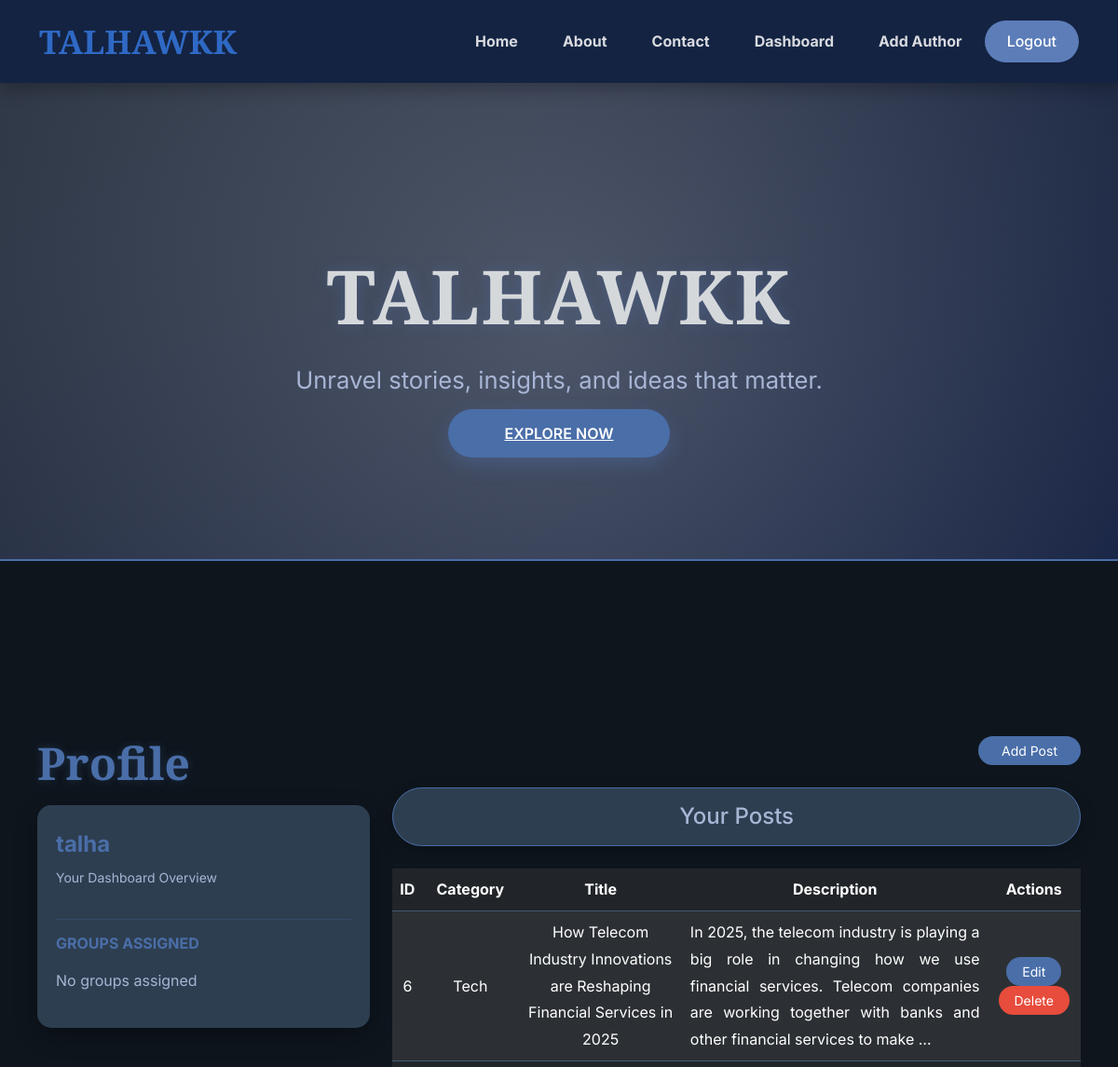
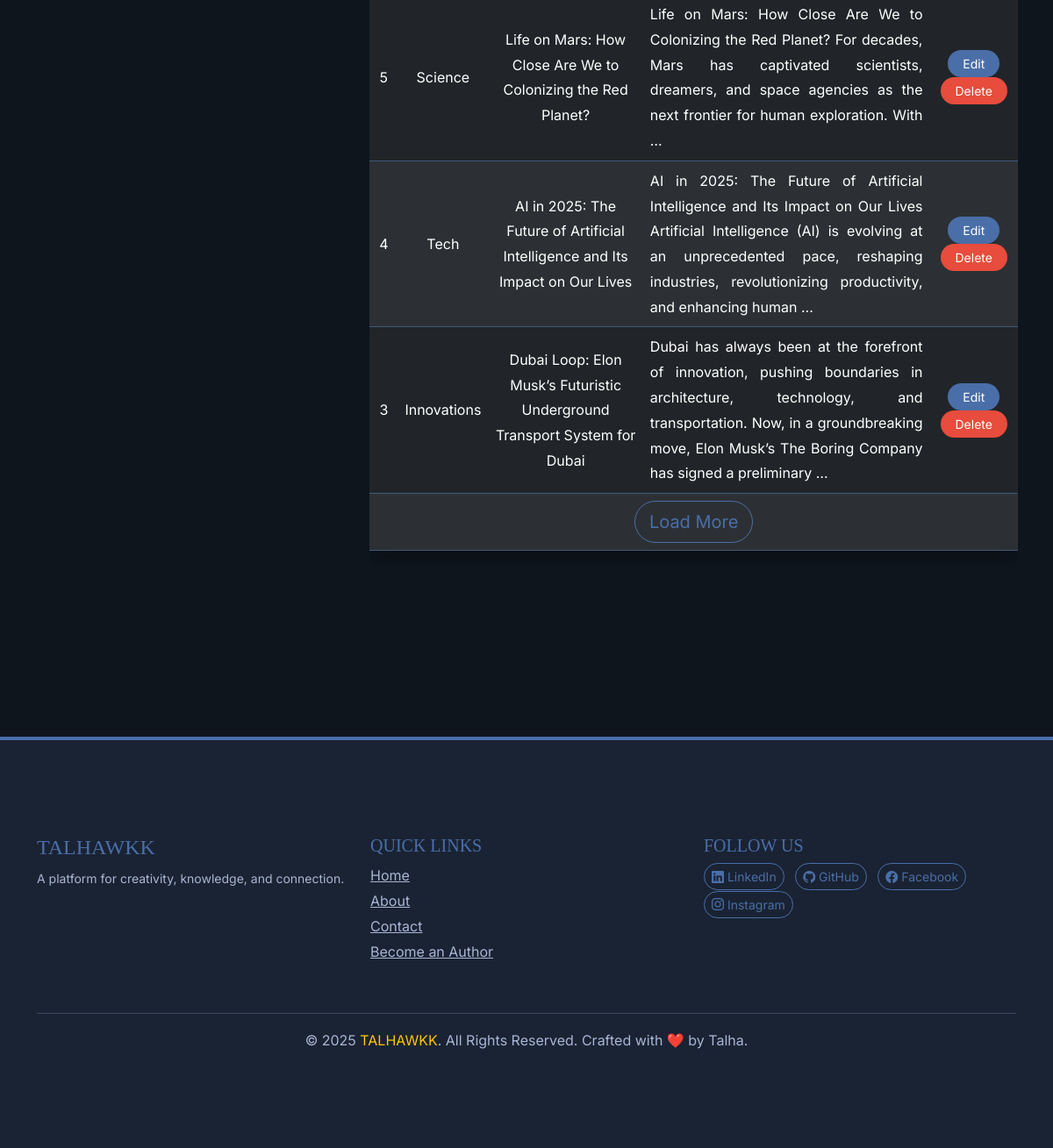
The page /dashboard/ (signed in) on the database its author committed (2 pictures, top to bottom).
### blog/models.py (models this page shows, shortened)
class Post(models.Model):
    category = models.ForeignKey('Category', on_delete=models.SET_NULL, null=True, blank=True)
    title = models.CharField(max_length=100)
    content = models.TextField()
    image = models.ImageField(upload_to='blog_images/', null=True, blank=True)  # Added upload_to
    date = models.DateTimeField(auto_now_add=True)

class Category(models.Model):
    name = models.CharField(max_length=100, unique=True)
    def __str__(self):
        return self.name

### blog/views.py (the view)
# urls.py: path('dashboard/', views.dashboard , name='dashboard'),
def dashboard(request):
    if request.user.is_authenticated:
        categories = Category.objects.all()
        post=Post.objects.all().order_by('-date')
        user=request.user
        full_name=user.get_full_name()
        gps=user.groups.all()
        return render(request, 'blog/dashboard.html',{'posts':post,'full_name':full_name,'gps':gps,'categories':categories})
    else:
        return HttpResponseRedirect('/login/')

### blog/templates/blog/dashboard.html (shortened to what this page needs)
{% extends 'blog/base.html' %}
{% load static %}
{% block content %}
<div class="container content-wrapper py-5">
  <div class="row mb-5">
    <div class="col-md-4">
      <h1 class="fw-bold mb-3" style="font-family: 'Playfair Display', serif; font-size: 3rem; color: #4a6ea8; text-shadow: 0 0 10px rgba(74, 110, 168, 0.3);">Profile</h1>
      <div class="card border-0" style="background: #2d3e50; border-radius: 15px; box-shadow: 0 8px 25px rgba(0, 0, 0, 0.3); padding: 20px;">
        <h4 class="fw-bold mt-2" style="color: #4a6ea8;">
          {% if full_name %}
            {{ full_name }}
          {% else %}
            {{ request.user.username }}
          {% endif %}
        </h4>
        <p class="small" style="color: #a8b5d4;">Your Dashboard Overview</p>
        <hr style="border-color: #4a6ea8;">
        <h6 class="text-uppercase fw-bold mb-3" style="color: #4a6ea8;">Groups Assigned</h6>
        <ul class="list-unstyled" style="color: #a8b5d4;">
          {% for group in gps %}
          <li class="mb-2"><i class="bi bi-check-circle-fill text-success me-2"></i>{{ group.name }}</li>
          {% empty %}
          <li>No groups assigned</li>
          {% endfor %}
        </ul>
      </div>
    </div>
    <div class="col-md-8">
      <div class="text-end mb-4">
        <a href="{% url 'addpost' %}" class="btn btn-sm rounded-pill px-4" style="background: #4a6ea8; color: #fff; transition: all 0.3s ease;">Add Post</a>
      </div>
      <h4 class="text-center alert alert-info rounded-pill mb-4" style="background: #2d3e50; border: 1px solid #4a6ea8; color: #a8b5d4;">Your Posts</h4>
      {% if posts %}
      <div class="table-responsive">
        <table class="table table-dark table-hover table-striped rounded posts-table" style="background: #1a2333; border-radius: 15px; box-shadow: 0 8px 25px rgba(0, 0, 0, 0.3); color: #a8b5d4; border-color: #415a77;">
          <thead style="background: #4a6ea8; color: #fff;">
            <tr class="text-center">
              <th>ID</th>
              <th>Category</th>
              <th>Title</th>
              <th>Description</th>
              <th>Actions</th>
            </tr>
          </thead>
          <tbody>
            {% if posts|length > 4 %}
              {% for post in posts|slice:":4" %}
              <tr class="text-center align-middle post-row" style="border-bottom: 1px solid #415a77; display: table-row;">
                <td>{{ post.id }}</td>
                <td>{{ post.category }}</td>
                <td>{{ post.title }}</td>
                <td style="text-align: justify;">{{ post.content|truncatewords:30 }}</td>
                <td>
                  <a href="{% url 'edit' post.id %}" class="btn btn-sm rounded-pill px-3 edit-btn" style="background: #4a6ea8; color: #fff; transition: all 0.3s ease;">Edit</a>
                  {% if perms.blog.delete_Post %}
                  <form action="{% url 'delete' post.id %}" method="POST" style="display: inline;">
                    <button type="submit" class="btn btn-sm rounded-pill px-3 delete-btn" style="background: #e74c3c; color: #fff; transition: all 0.3s ease;">Delete</button>
                  </form>
                  {% endif %}
                </td>
              </tr>
              {% endfor %}
              <tr class="text-center">
                <td colspan="5">
                  <button class="btn btn-outline-light btn-lg rounded-pill load-more-btn" style="border-color: #4a6ea8; color: #4a6ea8; transition: all 0.3s ease;">Load More</button>
                </td>
              </tr>
            {% endif %}
          </tbody>
        </table>
      </div>
      {% else %}
      <p class="text-center" style="color: #a8b5d4;">No posts available.</p>
      {% endif %}
    </div>
  </div>
</div>
{% endblock content %}

### blog/templates/blog/base.html (style rules this page uses)
.content-wrapper { max-width: 1200px; margin: 0 auto; padding: 60px 20px 20px; background: none; box-shadow: none; }
.alert { background: rgba(74, 110, 168, 0.1); border: 1px solid #4a6ea8; color: #e0e0e0; border-radius: 12px; box-shadow: 0 6px 18px rgba(0, 0, 0, 0.2); }

### rows shown on the page
Post: id "6", category "Tech", title "How Telecom Industry Innovations are Reshaping Financial Services in 2025", content "In 2025, the telecom industry is playing a big role in changing how we use financial services. Telecom companies are working together with banks and other financial services to make …"
Post: id "5", category "Science", title "Life on Mars: How Close Are We to Colonizing the Red Planet?", content "Life on Mars: How Close Are We to Colonizing the Red Planet? For decades, Mars has captivated scientists, dreamers, and space agencies as the next frontier for human exploration. With …"
Post: id "4", category "Tech", title "AI in 2025: The Future of Artificial Intelligence and Its Impact on Our Lives", content "AI in 2025: The Future of Artificial Intelligence and Its Impact on Our Lives Artificial Intelligence (AI) is evolving at an unprecedented pace, reshaping industries, revolutionizing productivity, and enhancing human …"
Post: id "3", category "Innovations", title "Dubai Loop: Elon Musk’s Futuristic Underground Transport System for Dubai", content "Dubai has always been at the forefront of innovation, pushing boundaries in architecture, technology, and transportation. Now, in a groundbreaking move, Elon Musk’s The Boring Company has signed a preliminary …"

### other values the page prints
{{ request.user.username }} "talha"
